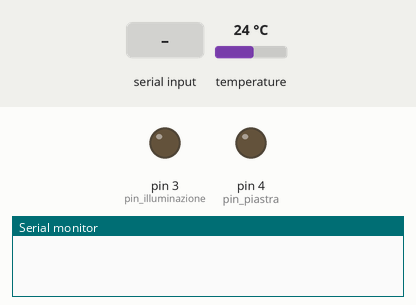
This sketch was run on a simulated Arduino Uno, built with avr-gcc and run on an emulated ATmega328P. On the bench: output pins drawn as LEDs (lit = HIGH), the last lines printed to the serial monitor. The inputs (shaded band) are chosen by the test bench; at power-on: temperature 24 °C.

Above: at 1.8 s.
1.9 s: byte 30 received over Serial
At 2.9 s:
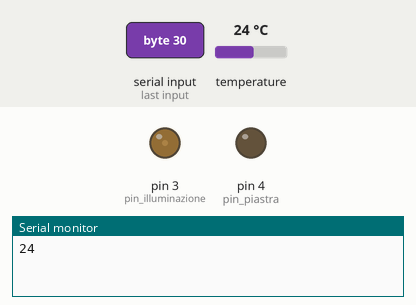
4.0 s: byte 90 received over Serial
At 5.3 s:
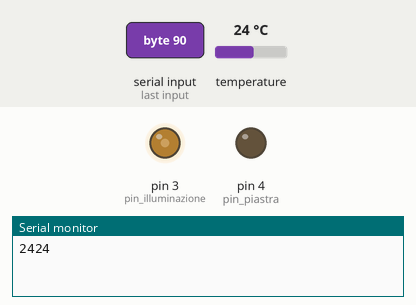
Timing chart, 0 to 7.0 s (numbered marks = the images above; inputs shaded):
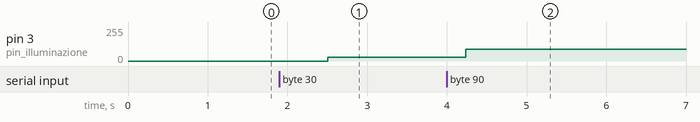

The sketch:

acquario_example_Arduino.ino
```cpp
#include "OneWire.h"            //librerie sensore di temperatura
#include "DallasTemperature.h"

#define ONE_WIRE_BUS 2          //definizione pin del sensore di temperatura
int pin_illuminazione = 3;      //definizione pin illuminazione e piastra
int pin_piastra = 4;

OneWire oneWire(ONE_WIRE_BUS);        //dichiarazioni libreria del sensore
DallasTemperature sensors(&oneWire);

void setup() {
  pinMode(pin_illuminazione, OUTPUT);   //dichiarazione pin di uscita
  pinMode(pin_piastra, OUTPUT);

  sensors.begin();                      //inizializzazione libreria del sensore
  Serial.begin(9600);
}

void loop() {   //ciclo del programma

  sensors.requestTemperatures();            //lettura della temperatura
  int tempC = sensors.getTempCByIndex(0);   //acquisizione valori di temperatura in gradi Celsius

  if (Serial.available()) {    //se avviene una comunicazione comincia la lettura/scrittura
    int data = Serial.read();  //lettura dei dati provenienti dal programma
    if (0 <= data <= 255) {    //selezione dei dati corretti e controllo delle uscite in funzione di essi
      analogWrite(pin_illuminazione, data);
    }else if (data == 256) {
      digitalWrite(pin_piastra, LOW);
    }else if (data == 257) {
      digitalWrite(pin_piastra, HIGH);
    }

    if(tempC != -127.00) {    //invio dei valori di temperatura del sensore
      Serial.print(tempC);
    }
  }

  delay(100); //attesa di 100 ms
}
```

Measured:
- after the input at 1.9 s, pin 3 (pin_illuminazione): 0/255 → 30/255 after 0.61 s
- after the input at 4.0 s, pin 3 (pin_illuminazione): 30/255 → 90/255 after 0.24 s
